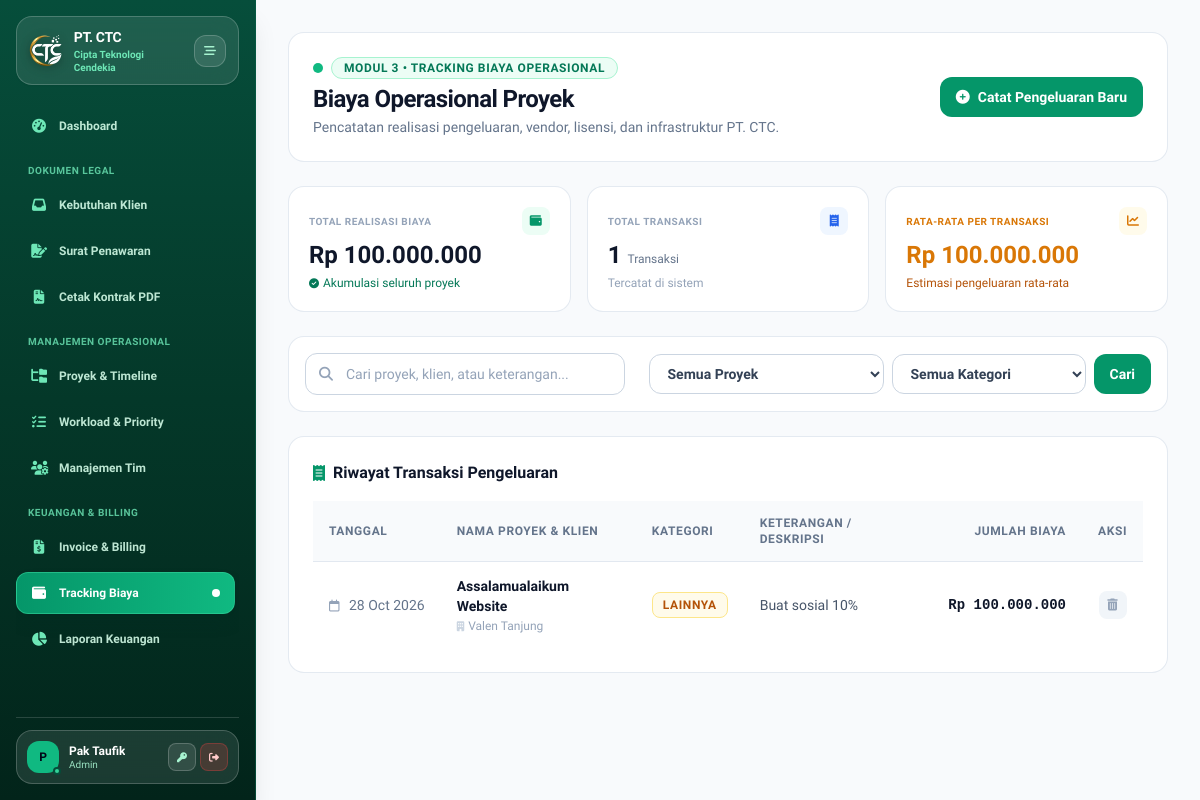
Page /modules/expenses/index.php (signed in) on the earlier database version.
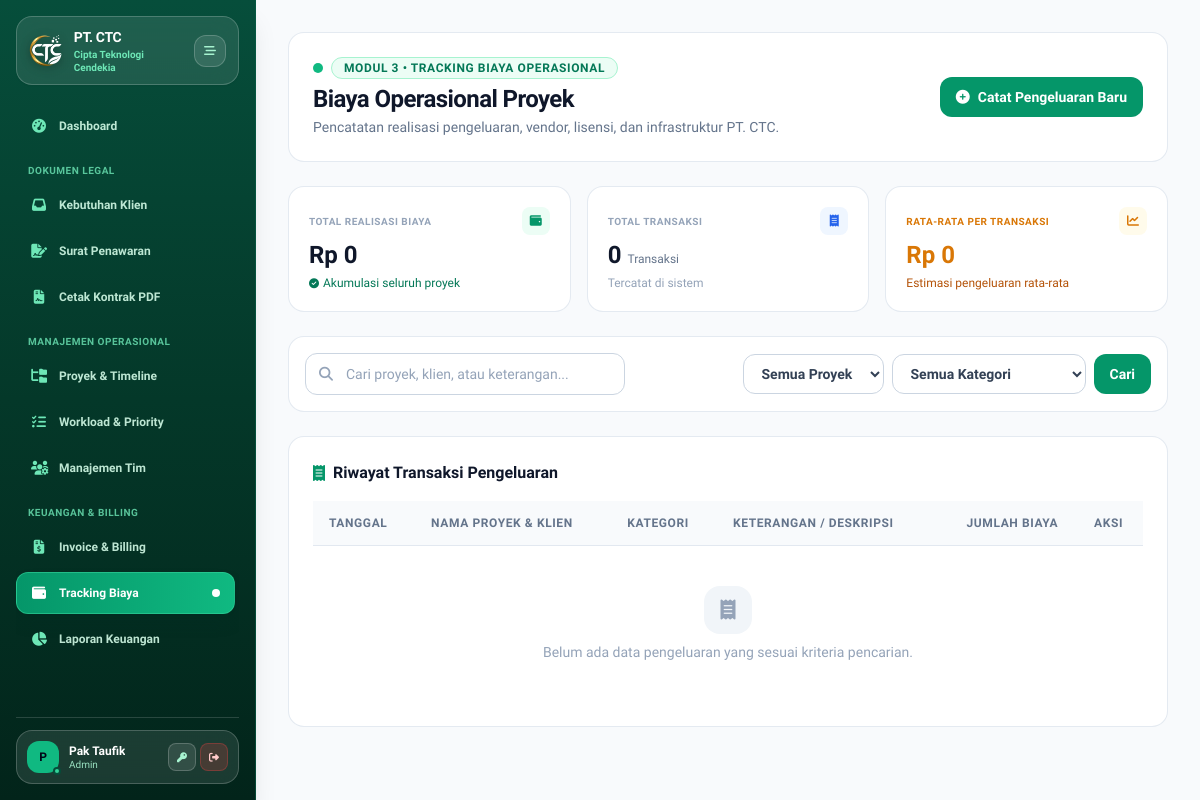
Same page on the later database version.
### tables this page shows
CREATE TABLE `expenses` (
  `id` int(11) NOT NULL,
  `project_id` int(11) NOT NULL,
  `kategori` varchar(100) NOT NULL,
  `keterangan` text DEFAULT NULL,
  `jumlah_biaya` decimal(15,2) NOT NULL,
  `tanggal_pengeluaran` date NOT NULL
);

CREATE TABLE `projects` (
  `id` int(11) NOT NULL,
  `nama_projek` varchar(150) NOT NULL,
  `klien` varchar(100) NOT NULL,
  `budget` decimal(15,2) NOT NULL DEFAULT 0.00,
  `tanggal_mulai` date NOT NULL,
  `deadline` date NOT NULL,
  `status` enum('Planning','In Progress','Completed','On Hold') DEFAULT 'Planning',
  `kategori_rab` enum('Website','IoT','Mobile','Custom') NOT NULL DEFAULT 'Website',
  `rab_custom_data` longtext DEFAULT NULL,
  `client_token` varchar(64) DEFAULT NULL,
  `requirement_id` int(11) DEFAULT NULL,
  `created_at` timestamp NOT NULL DEFAULT current_timestamp()
);

### modules/expenses/index.php (the view, shortened to what the changed rows need)
<?php
require_once __DIR__ . '/../../config/database.php';
$page            = max(1, (int)($_GET['page'] ?? 1));
$limit           = 7;
$offset          = ($page - 1) * $limit;
$queryBase = "
    FROM expenses e
    JOIN projects p ON e.project_id = p.id
    WHERE 1=1
";
$params = [];
$queryExpenses = "SELECT e.*, p.nama_projek, p.klien, p.budget " . $queryBase . " ORDER BY e.tanggal_pengeluaran DESC, e.id DESC LIMIT $limit OFFSET $offset";
$stmt = $pdo->prepare($queryExpenses);
$stmt->execute($params);
$expenses = $stmt->fetchAll();
$totalAllExpenses = $pdo->query("SELECT SUM(jumlah_biaya) FROM expenses")->fetchColumn() ?: 0;
$totalCountAll    = $pdo->query("SELECT COUNT(*) FROM expenses")->fetchColumn() ?: 0;
$avgExpense       = $totalCountAll > 0 ? $totalAllExpenses / $totalCountAll : 0;
require_once __DIR__ . '/../../includes/header.php';
require_once __DIR__ . '/../../includes/sidebar.php';
?>
<main class="flex-1 p-4 sm:p-6 md:p-8 overflow-y-auto w-full min-w-0 bg-[#f8fafc] text-slate-800 selection:bg-emerald-600 selection:text-white relative">
    <div class="flex flex-col sm:flex-row justify-between sm:items-center gap-5 mb-6 bg-white p-5 sm:p-6 rounded-2xl border border-slate-200/90 shadow-xs">
        <div class="shrink-0">
            <h1 class="text-xl md:text-2xl font-bold text-slate-900 tracking-tight">Biaya Operasional Proyek</h1>
        </div>
    </div>
    <div class="grid grid-cols-1 sm:grid-cols-3 gap-4 mb-6">
        <div class="bg-white border border-slate-200/90 p-5 rounded-2xl shadow-xs hover:border-slate-300 transition">
            <div class="flex items-center justify-between mb-1">
                <span class="text-[10px] font-bold text-slate-400 uppercase tracking-wider">Total Realisasi Biaya</span>
                <div class="w-7 h-7 rounded-lg bg-emerald-50 text-emerald-600 flex items-center justify-center text-xs">
                </div>
            </div>
            <h3 class="text-xl md:text-2xl font-bold text-slate-900 font-mono">Rp <?= number_format($totalAllExpenses, 0, ',', '.') ?></h3>
            <span class="text-xs text-emerald-700 font-medium mt-1 flex items-center gap-1"><i class="fa-solid fa-circle-check text-[10px]"></i> Akumulasi seluruh proyek</span>
        </div>
        <div class="bg-white border border-slate-200/90 p-5 rounded-2xl shadow-xs hover:border-slate-300 transition">
            <div class="flex items-center justify-between mb-1">
                <span class="text-[10px] font-bold text-slate-400 uppercase tracking-wider">Total Transaksi</span>
                <div class="w-7 h-7 rounded-lg bg-blue-50 text-blue-600 flex items-center justify-center text-xs">
                </div>
            </div>
            <h3 class="text-xl md:text-2xl font-bold text-slate-900 font-mono"><?= number_format($totalCountAll) ?> <span class="text-xs font-sans font-normal text-slate-500">Transaksi</span></h3>
            <span class="text-xs text-slate-400 font-normal mt-1 block">Tercatat di sistem</span>
        </div>
        <div class="bg-white border border-slate-200/90 p-5 rounded-2xl shadow-xs hover:border-amber-200 transition">
            <div class="flex items-center justify-between mb-1">
                <span class="text-[10px] font-bold text-amber-600 uppercase tracking-wider">Rata-Rata per Transaksi</span>
                <div class="w-7 h-7 rounded-lg bg-amber-50 text-amber-600 flex items-center justify-center text-xs">
                </div>
            </div>
            <h3 class="text-xl md:text-2xl font-bold text-amber-600 font-mono">Rp <?= number_format($avgExpense, 0, ',', '.') ?></h3>
            <span class="text-xs text-amber-700 font-medium mt-1 block">Estimasi pengeluaran rata-rata</span>
        </div>
    </div>
    <div class="bg-white border border-slate-200/90 rounded-2xl p-5 sm:p-6 shadow-xs mb-8">
        <div class="hidden md:block overflow-x-auto">
            <table class="w-full text-left text-xs sm:text-sm border-collapse min-w-[700px]">
                <thead>
                    <tr class="bg-slate-50 text-slate-500 uppercase font-semibold text-xs tracking-wider border-b border-slate-200">
                        <th class="py-3.5 px-4">TANGGAL</th>
                        <th class="py-3.5 px-4">NAMA PROYEK & KLIEN</th>
                        <th class="py-3.5 px-4">KATEGORI</th>
                        <th class="py-3.5 px-4">KETERANGAN / DESKRIPSI</th>
                        <th class="py-3.5 px-4 text-right">JUMLAH BIAYA</th>
                        <th class="py-3.5 px-4 text-center">AKSI</th>
                    </tr>
                </thead>
                <tbody class="divide-y divide-slate-100">
                    <?php if (empty($expenses)): ?>
                        <tr>
                            <td colspan="6" class="text-center py-10 text-slate-400 font-normal">
                                <div class="w-12 h-12 mx-auto mb-2 rounded-2xl bg-slate-100 text-slate-400 flex items-center justify-center text-xl">
                                    <i class="fa-solid fa-receipt"></i>
                                </div>
                                Belum ada data pengeluaran yang sesuai kriteria pencarian.
                            </td>
                        </tr>
                    <?php else: ?>
                        <?php foreach ($expenses as $e): ?>
                            <tr class="hover:bg-slate-50/80 transition">
                                <td class="py-3.5 px-4 text-slate-500 font-normal whitespace-nowrap">
                                    <i class="fa-regular fa-calendar text-slate-400 mr-1.5 text-xs"></i> <?= date('d M Y', strtotime($e['tanggal_pengeluaran'])) ?>
                                </td>
                                <td class="py-3.5 px-4">
                                    <p class="font-bold text-slate-900 text-xs sm:text-sm leading-tight mb-0.5"><?= htmlspecialchars($e['nama_projek']) ?></p>
                                    <span class="text-xs text-slate-400 font-normal flex items-center gap-1"><i class="fa-solid fa-building text-slate-300 text-[10px]"></i> <?= htmlspecialchars($e['klien']) ?></span>
                                </td>
                                <td class="py-3.5 px-4">
                                    <span class="px-2.5 py-1 rounded-lg text-xs font-semibold uppercase inline-block border tracking-wider whitespace-nowrap
                                        <?php
                                            switch($e['kategori']) {
                                                default: echo 'bg-amber-50 text-amber-700 border-amber-200';
                                            }
                                        ?>">
                                        <?= htmlspecialchars($e['kategori']) ?>
                                    </span>
                                </td>
                                <td class="py-3.5 px-4 text-slate-600 max-w-xs truncate font-normal">
                                    <?= htmlspecialchars($e['keterangan'] ?: '-') ?>
                                </td>
                                <td class="py-3.5 px-4 text-right font-bold text-slate-900 font-mono whitespace-nowrap">
                                    Rp <?= number_format($e['jumlah_biaya'], 0, ',', '.') ?>
                                </td>
                                <td class="py-3.5 px-4 text-center">
                                    <a href="delete.php?id=<?= $e['id'] ?>" onclick="return confirm('Apakah Anda yakin ingin menghapus catatan biaya ini?')" class="btn-press w-7 h-7 rounded-lg bg-slate-100 hover:bg-red-50 hover:text-red-600 text-slate-400 inline-flex items-center justify-center transition" title="Hapus Biaya">
                                        <i class="fa-solid fa-trash-can text-xs"></i>
                                    </a>
                                </td>
                            </tr>
                        <?php endforeach; ?>
                    <?php endif; ?>
                </tbody>
            </table>
        </div>
    </div>
</main>
<?php require_once __DIR__ . '/../../includes/footer.php'; ?>

Differences in the rows shown:
removed expenses: tanggal_pengeluaran "28 Oct 2026", project.nama_projek "Assalamualaikum Website", project.klien "Valen Tanjung", kategori "LAINNYA", keterangan "Buat sosial 10%", jumlah_biaya "100.000.000"
Other differences:
$totalAllExpenses: "100.000.000" → "0"
$totalCountAll: "1" → "0"
$avgExpense: "100.000.000" → "0"
text now shown: "Belum ada data pengeluaran yang sesuai kriteria pencarian."
